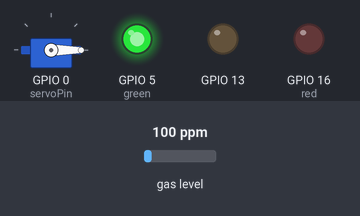
The sketch below on a simulated ESP8266 (NodeMCU). Parts: servo, output pins drawn as LEDs (lit = HIGH). The inputs (shaded band) are chosen by the test bench; at power-on: gas level 100 ppm. WiFi joins after 1.5 s; servers stay silent unless stated; no MQTT or app messages arrive unless stated; what the sketch prints to the serial monitor is not drawn.

Above: at 3.2 s.
3.3 s: gas level set to 491 ppm
5.2 s: gas level set to 514 ppm
At 7.2 s:
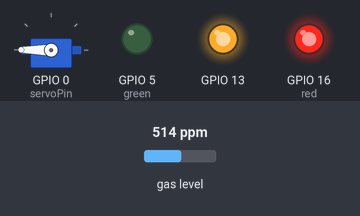
11.5 s: gas level set to 20 ppm
At 13.2 s:
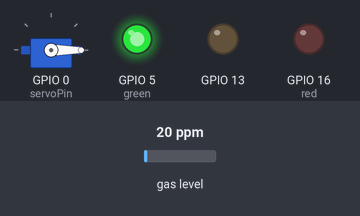
13.5 s: gas level set to 750 ppm
At 14.7 s:
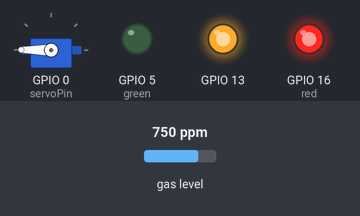
Timing chart, 0 to 16.5 s (numbered marks = the images above; inputs shaded):
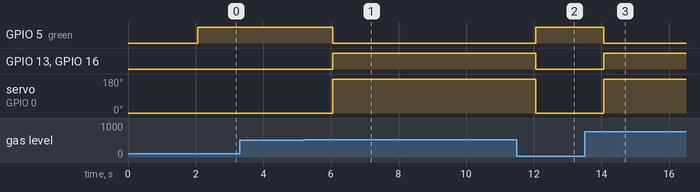

Measured:
- the behaviour switches between 500 and 501 ppm on gas level (found by bisection; images 0 and 1)
- after the input at 3.3 s, every drawn part: stays the same
- after the input at 5.2 s, GPIO 5 (green): HIGH → LOW after 0.86 s; GPIO 13, GPIO 16 (red): LOW → HIGH after 0.86 s; servo on GPIO 0 (servoPin): 0° → 180° after 0.86 s
- after the input at 11.5 s, GPIO 5 (green): LOW → HIGH after 0.56 s; GPIO 13, GPIO 16 (red): HIGH → LOW after 0.56 s; servo on GPIO 0 (servoPin): 180° → 0° after 0.56 s
- after the input at 13.5 s, GPIO 5 (green): HIGH → LOW after 0.57 s; GPIO 13, GPIO 16 (red): LOW → HIGH after 0.57 s; servo on GPIO 0 (servoPin): 0° → 180° after 0.57 s

The sketch:

final_lab_kimia.ino
```cpp
#include <Arduino.h>
#include <ESP8266WiFi.h>
#include <PubSubClient.h>
#include <MQ2.h>
#include<Servo.h>

// Wifi
#define ssid       "HELLU" // fill with your ssid
#define password   ""  // fill with your wifi password

// MQTT Broker
#define mqtt_server "192.168.43.197"
#define mqtt_topic_pub "kimia"
#define mqtt_topic_sub "kimia"
#define mqtt_user ""
#define mqtt_pwd ""
//
const uint16_t mqtt_port =  1883;

#define PIN_MQ2 A0
#define red 16
#define green 5
#define buzzer 4
#define servoPin 0


MQ2 mq2_sensor = MQ2(PIN_MQ2);
WiFiClient espClient;
PubSubClient client(espClient);

long lastMsg = 0;
char msg[50];
int value = 0;

int pos = 0;

Servo myservo;

void setup() {
  Serial.begin(115200);
  //setup_wifi();
  client.setServer(mqtt_server, mqtt_port);
  client.setCallback(callback);
  mq2_sensor.begin();
  myservo.attach(servoPin);
  pinMode(13,OUTPUT);
  myservo.write(0);
  pinMode(red,OUTPUT);
  pinMode(green,OUTPUT);
  //
  Serial.print("Connecting to ");
  Serial.println(ssid);
  WiFi.begin(ssid, password);
  while (WiFi.status() != WL_CONNECTED) {
    delay(500);
    Serial.print(".");
  }
  Serial.println("");
  Serial.println("WiFi connected");
  Serial.println("IP address: ");
  Serial.println(WiFi.localIP());
}

void callback(char* topic, byte* payload, unsigned int length) {
  Serial.print("Message arrived []");
  Serial.print(topic);
  Serial.print("] ");
  for (int i = 0; i < length; i++) {
    Serial.print((char)payload[i]);
  }
  Serial.println();
}

void reconnect() {
  while (!client.connected()) {
    Serial.print("Attempting MQTT connection...");
    if (client.connect("ESP8266Client",mqtt_user, mqtt_pwd)) {
      Serial.println("connected");
      client.publish(mqtt_topic_pub, "ESP_reconnected");
      client.subscribe(mqtt_topic_sub);
    } else {
      Serial.print("failed, rc=");
      Serial.print(client.state());
      Serial.println(" try again in 5 seconds");
      delay(1000);
    }
  }
}

void loop() {
  if (!client.connected()) {
    reconnect();
  }
  client.loop();
  float gas = mq2_sensor.readLPG();
  if (isnan(gas)) {
   Serial.println("Failed to read from sensor!");
   return;
  }

  long now = millis();
  if (now - lastMsg > 2000) {
    lastMsg = now;
    static char gasTemp[7];
    dtostrf(gas, 6, 2, gasTemp);
    client.publish("sensor/gas", gasTemp);
    Serial.print(" *C\t gas: ");   Serial.print(gas);
    Serial.print("\n ");
  }
  //
  if (gas > 500){
        digitalWrite(green, LOW);
        digitalWrite(red, HIGH);
        pos = 180;
        myservo.write(pos);
        digitalWrite(13,HIGH);
  }
  else {
       digitalWrite(red, LOW);
       digitalWrite(green, HIGH);
       pos = 0;
       myservo.write(pos);
       digitalWrite(13,LOW);
  }
  delay(1000);
}
```
